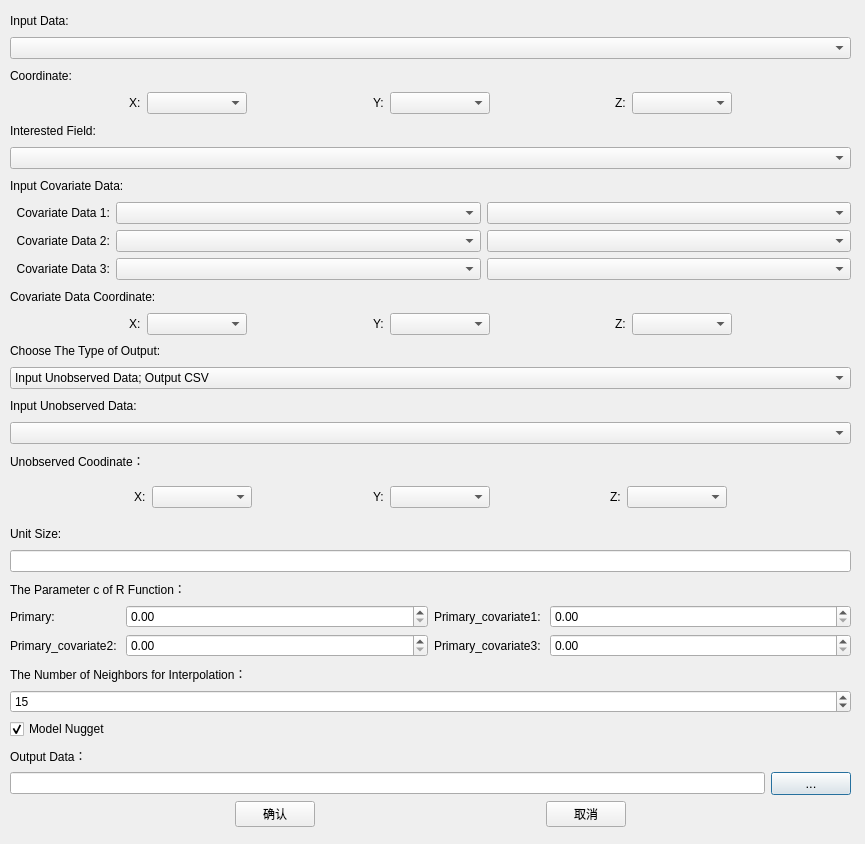
<?xml version="1.0" encoding="UTF-8"?>
<ui version="4.0">
 <class>CoYangCZServiceDialog</class>
 <widget class="QDialog" name="CoYangCZServiceDialog">
  <property name="geometry">
   <rect>
    <x>0</x>
    <y>0</y>
    <width>865</width>
    <height>844</height>
   </rect>
  </property>
  <property name="windowTitle">
   <string>CoYangCZ</string>
  </property>
  <widget class="QWidget" name="verticalLayoutWidget">
   <property name="geometry">
    <rect>
     <x>10</x>
     <y>10</y>
     <width>841</width>
     <height>817</height>
    </rect>
   </property>
   <layout class="QVBoxLayout" name="verticalLayout">
    <property name="sizeConstraint">
     <enum>QLayout::SetDefaultConstraint</enum>
    </property>
    <item>
     <widget class="QLabel" name="label">
      <property name="text">
       <string>Input Data:</string>
      </property>
     </widget>
    </item>
    <item>
     <widget class="QComboBox" name="cmbObPath"/>
    </item>
    <item>
     <widget class="QLabel" name="label_4">
      <property name="text">
       <string>Coordinate:</string>
      </property>
     </widget>
    </item>
    <item>
     <layout class="QHBoxLayout" name="horizontalLayout">
      <item>
       <spacer name="horizontalSpacer">
        <property name="orientation">
         <enum>Qt::Horizontal</enum>
        </property>
        <property name="sizeHint" stdset="0">
         <size>
          <width>10</width>
          <height>20</height>
         </size>
        </property>
       </spacer>
      </item>
      <item>
       <widget class="QLabel" name="label_5">
        <property name="text">
         <string>X:</string>
        </property>
       </widget>
      </item>
      <item>
       <widget class="QComboBox" name="cmb_x">
        <property name="minimumSize">
         <size>
          <width>100</width>
          <height>0</height>
         </size>
        </property>
        <property name="editable">
         <bool>false</bool>
        </property>
       </widget>
      </item>
      <item>
       <spacer name="horizontalSpacer_3">
        <property name="orientation">
         <enum>Qt::Horizontal</enum>
        </property>
        <property name="sizeHint" stdset="0">
         <size>
          <width>40</width>
          <height>20</height>
         </size>
        </property>
       </spacer>
      </item>
      <item>
       <widget class="QLabel" name="label_10">
        <property name="enabled">
         <bool>true</bool>
        </property>
        <property name="text">
         <string>Y:</string>
        </property>
       </widget>
      </item>
      <item>
       <widget class="QComboBox" name="cmb_y">
        <property name="minimumSize">
         <size>
          <width>100</width>
          <height>0</height>
         </size>
        </property>
        <property name="editable">
         <bool>false</bool>
        </property>
       </widget>
      </item>
      <item>
       <spacer name="horizontalSpacer_4">
        <property name="orientation">
         <enum>Qt::Horizontal</enum>
        </property>
        <property name="sizeHint" stdset="0">
         <size>
          <width>40</width>
          <height>20</height>
         </size>
        </property>
       </spacer>
      </item>
      <item>
       <widget class="QLabel" name="label_11">
        <property name="text">
         <string>Z:</string>
        </property>
       </widget>
      </item>
      <item>
       <widget class="QComboBox" name="cmb_z">
        <property name="minimumSize">
         <size>
          <width>100</width>
          <height>0</height>
         </size>
        </property>
        <property name="editable">
         <bool>false</bool>
        </property>
       </widget>
      </item>
      <item>
       <spacer name="horizontalSpacer_2">
        <property name="orientation">
         <enum>Qt::Horizontal</enum>
        </property>
        <property name="sizeHint" stdset="0">
         <size>
          <width>40</width>
          <height>20</height>
         </size>
        </property>
       </spacer>
      </item>
     </layout>
    </item>
    <item>
     <widget class="QLabel" name="label_12">
      <property name="text">
       <string>Interested Field:</string>
      </property>
     </widget>
    </item>
    <item>
     <widget class="QComboBox" name="cmbObVal">
      <property name="enabled">
       <bool>true</bool>
      </property>
     </widget>
    </item>
    <item>
     <widget class="QLabel" name="label_17">
      <property name="text">
       <string>Input Covariate Data:</string>
      </property>
     </widget>
    </item>
    <item>
     <layout class="QGridLayout" name="gridLayout">
      <item row="1" column="2">
       <widget class="QComboBox" name="cmb_f1">
        <property name="sizePolicy">
         <sizepolicy hsizetype="MinimumExpanding" vsizetype="Fixed">
          <horstretch>0</horstretch>
          <verstretch>0</verstretch>
         </sizepolicy>
        </property>
       </widget>
      </item>
      <item row="2" column="2">
       <widget class="QComboBox" name="cmb_f2"/>
      </item>
      <item row="1" column="0">
       <widget class="QLabel" name="label_2">
        <property name="text">
         <string>  Covariate Data 1:</string>
        </property>
       </widget>
      </item>
      <item row="3" column="1">
       <widget class="QComboBox" name="cmb_l3"/>
      </item>
      <item row="3" column="2">
       <widget class="QComboBox" name="cmb_f3"/>
      </item>
      <item row="2" column="0">
       <widget class="QLabel" name="label_7">
        <property name="text">
         <string>  Covariate Data 2:</string>
        </property>
       </widget>
      </item>
      <item row="1" column="1">
       <widget class="QComboBox" name="cmb_l1">
        <property name="sizePolicy">
         <sizepolicy hsizetype="MinimumExpanding" vsizetype="Fixed">
          <horstretch>0</horstretch>
          <verstretch>0</verstretch>
         </sizepolicy>
        </property>
       </widget>
      </item>
      <item row="2" column="1">
       <widget class="QComboBox" name="cmb_l2"/>
      </item>
      <item row="3" column="0">
       <widget class="QLabel" name="label_16">
        <property name="text">
         <string>  Covariate Data 3:</string>
        </property>
       </widget>
      </item>
     </layout>
    </item>
    <item>
     <widget class="QLabel" name="label_21">
      <property name="text">
       <string>Covariate Data Coordinate:</string>
      </property>
     </widget>
    </item>
    <item>
     <layout class="QHBoxLayout" name="horizontalLayout_2">
      <item>
       <spacer name="horizontalSpacer_12">
        <property name="orientation">
         <enum>Qt::Horizontal</enum>
        </property>
        <property name="sizeHint" stdset="0">
         <size>
          <width>10</width>
          <height>20</height>
         </size>
        </property>
       </spacer>
      </item>
      <item>
       <widget class="QLabel" name="label_18">
        <property name="text">
         <string>X:</string>
        </property>
       </widget>
      </item>
      <item>
       <widget class="QComboBox" name="cmb_x_co">
        <property name="minimumSize">
         <size>
          <width>100</width>
          <height>0</height>
         </size>
        </property>
        <property name="editable">
         <bool>false</bool>
        </property>
       </widget>
      </item>
      <item>
       <spacer name="horizontalSpacer_13">
        <property name="orientation">
         <enum>Qt::Horizontal</enum>
        </property>
        <property name="sizeHint" stdset="0">
         <size>
          <width>40</width>
          <height>20</height>
         </size>
        </property>
       </spacer>
      </item>
      <item>
       <widget class="QLabel" name="label_19">
        <property name="enabled">
         <bool>true</bool>
        </property>
        <property name="text">
         <string>Y:</string>
        </property>
       </widget>
      </item>
      <item>
       <widget class="QComboBox" name="cmb_y_co">
        <property name="minimumSize">
         <size>
          <width>100</width>
          <height>0</height>
         </size>
        </property>
        <property name="editable">
         <bool>false</bool>
        </property>
       </widget>
      </item>
      <item>
       <spacer name="horizontalSpacer_14">
        <property name="orientation">
         <enum>Qt::Horizontal</enum>
        </property>
        <property name="sizeHint" stdset="0">
         <size>
          <width>40</width>
          <height>20</height>
         </size>
        </property>
       </spacer>
      </item>
      <item>
       <widget class="QLabel" name="label_20">
        <property name="text">
         <string>Z:</string>
        </property>
       </widget>
      </item>
      <item>
       <widget class="QComboBox" name="cmb_z_co">
        <property name="minimumSize">
         <size>
          <width>100</width>
          <height>0</height>
         </size>
        </property>
        <property name="editable">
         <bool>false</bool>
        </property>
       </widget>
      </item>
      <item>
       <spacer name="horizontalSpacer_15">
        <property name="orientation">
         <enum>Qt::Horizontal</enum>
        </property>
        <property name="sizeHint" stdset="0">
         <size>
          <width>40</width>
          <height>20</height>
         </size>
        </property>
       </spacer>
      </item>
     </layout>
    </item>
    <item>
     <widget class="QLabel" name="label_3">
      <property name="text">
       <string>Choose The Type of Output:</string>
      </property>
     </widget>
    </item>
    <item>
     <widget class="QComboBox" name="cmb_choose">
      <item>
       <property name="text">
        <string>Input Unobserved Data; Output CSV</string>
       </property>
      </item>
      <item>
       <property name="text">
        <string>No Unobserved Data; 1dimension Output CSV, 2dimension Output Raster(.tif)</string>
       </property>
      </item>
     </widget>
    </item>
    <item>
     <widget class="QLabel" name="label_unknow">
      <property name="text">
       <string>Input Unobserved Data:</string>
      </property>
     </widget>
    </item>
    <item>
     <widget class="QComboBox" name="cmb_unknow"/>
    </item>
    <item>
     <widget class="QLabel" name="label_unknow_c">
      <property name="text">
       <string>Unobserved Coodinate：</string>
      </property>
     </widget>
    </item>
    <item>
     <widget class="QWidget" name="xyz_widget" native="true">
      <layout class="QHBoxLayout" name="qbl_unknow_c">
       <item>
        <spacer name="horizontalSpacer_5">
         <property name="orientation">
          <enum>Qt::Horizontal</enum>
         </property>
         <property name="sizeHint" stdset="0">
          <size>
           <width>10</width>
           <height>20</height>
          </size>
         </property>
        </spacer>
       </item>
       <item>
        <widget class="QLabel" name="label_13">
         <property name="text">
          <string>X:</string>
         </property>
        </widget>
       </item>
       <item>
        <widget class="QComboBox" name="cmb_x_u">
         <property name="minimumSize">
          <size>
           <width>100</width>
           <height>0</height>
          </size>
         </property>
        </widget>
       </item>
       <item>
        <spacer name="horizontalSpacer_6">
         <property name="orientation">
          <enum>Qt::Horizontal</enum>
         </property>
         <property name="sizeHint" stdset="0">
          <size>
           <width>40</width>
           <height>20</height>
          </size>
         </property>
        </spacer>
       </item>
       <item>
        <widget class="QLabel" name="label_14">
         <property name="enabled">
          <bool>true</bool>
         </property>
         <property name="text">
          <string>Y:</string>
         </property>
        </widget>
       </item>
       <item>
        <widget class="QComboBox" name="cmb_y_u">
         <property name="minimumSize">
          <size>
           <width>100</width>
           <height>0</height>
          </size>
         </property>
        </widget>
       </item>
       <item>
        <spacer name="horizontalSpacer_7">
         <property name="orientation">
          <enum>Qt::Horizontal</enum>
         </property>
         <property name="sizeHint" stdset="0">
          <size>
           <width>40</width>
           <height>20</height>
          </size>
         </property>
        </spacer>
       </item>
       <item>
        <widget class="QLabel" name="label_15">
         <property name="text">
          <string>Z:</string>
         </property>
        </widget>
       </item>
       <item>
        <widget class="QComboBox" name="cmb_z_u">
         <property name="sizePolicy">
          <sizepolicy hsizetype="Preferred" vsizetype="Fixed">
           <horstretch>0</horstretch>
           <verstretch>0</verstretch>
          </sizepolicy>
         </property>
         <property name="minimumSize">
          <size>
           <width>100</width>
           <height>0</height>
          </size>
         </property>
        </widget>
       </item>
       <item>
        <spacer name="horizontalSpacer_8">
         <property name="orientation">
          <enum>Qt::Horizontal</enum>
         </property>
         <property name="sizeHint" stdset="0">
          <size>
           <width>40</width>
           <height>20</height>
          </size>
         </property>
        </spacer>
       </item>
      </layout>
     </widget>
    </item>
    <item>
     <widget class="QLabel" name="label_grid">
      <property name="text">
       <string>Unit Size:</string>
      </property>
     </widget>
    </item>
    <item>
     <widget class="QLineEdit" name="line_size"/>
    </item>
    <item>
     <widget class="QLabel" name="label_9">
      <property name="text">
       <string>The Parameter c of R Function：</string>
      </property>
     </widget>
    </item>
    <item>
     <layout class="QGridLayout" name="gridLayout_2">
      <item row="0" column="0">
       <widget class="QLabel" name="label_c1">
        <property name="text">
         <string>Primary: </string>
        </property>
       </widget>
      </item>
      <item row="0" column="1">
       <widget class="QDoubleSpinBox" name="dsb_c1">
        <property name="sizePolicy">
         <sizepolicy hsizetype="MinimumExpanding" vsizetype="Fixed">
          <horstretch>0</horstretch>
          <verstretch>0</verstretch>
         </sizepolicy>
        </property>
       </widget>
      </item>
      <item row="0" column="2">
       <widget class="QLabel" name="label_c2">
        <property name="text">
         <string>Primary_covariate1: </string>
        </property>
       </widget>
      </item>
      <item row="1" column="0">
       <widget class="QLabel" name="label_c3">
        <property name="text">
         <string>Primary_covariate2: </string>
        </property>
       </widget>
      </item>
      <item row="1" column="1">
       <widget class="QDoubleSpinBox" name="dsb_c3">
        <property name="sizePolicy">
         <sizepolicy hsizetype="Ignored" vsizetype="Fixed">
          <horstretch>0</horstretch>
          <verstretch>0</verstretch>
         </sizepolicy>
        </property>
       </widget>
      </item>
      <item row="0" column="3">
       <widget class="QDoubleSpinBox" name="dsb_c2">
        <property name="sizePolicy">
         <sizepolicy hsizetype="MinimumExpanding" vsizetype="Fixed">
          <horstretch>0</horstretch>
          <verstretch>0</verstretch>
         </sizepolicy>
        </property>
       </widget>
      </item>
      <item row="1" column="3">
       <widget class="QDoubleSpinBox" name="dsb_c4">
        <property name="sizePolicy">
         <sizepolicy hsizetype="MinimumExpanding" vsizetype="Fixed">
          <horstretch>0</horstretch>
          <verstretch>0</verstretch>
         </sizepolicy>
        </property>
       </widget>
      </item>
      <item row="1" column="2">
       <widget class="QLabel" name="label_c4">
        <property name="text">
         <string>Primary_covariate3: </string>
        </property>
       </widget>
      </item>
     </layout>
    </item>
    <item>
     <widget class="QLabel" name="label_8">
      <property name="text">
       <string>The Number of Neighbors for Interpolation：</string>
      </property>
     </widget>
    </item>
    <item>
     <widget class="QSpinBox" name="sb_k_num">
      <property name="minimum">
       <number>1</number>
      </property>
      <property name="maximum">
       <number>9999</number>
      </property>
      <property name="value">
       <number>15</number>
      </property>
     </widget>
    </item>
    <item>
     <widget class="QCheckBox" name="cb_error">
      <property name="text">
       <string>Model Nugget</string>
      </property>
      <property name="checked">
       <bool>true</bool>
      </property>
      <property name="tristate">
       <bool>false</bool>
      </property>
     </widget>
    </item>
    <item>
     <widget class="QLabel" name="label_6">
      <property name="text">
       <string>Output Data：</string>
      </property>
     </widget>
    </item>
    <item>
     <layout class="QHBoxLayout" name="horizontalLayout_3">
      <item>
       <widget class="QLineEdit" name="lineOutputPath"/>
      </item>
      <item>
       <widget class="QPushButton" name="btnBrowseOutput">
        <property name="font">
         <font>
          <pointsize>10</pointsize>
          <weight>50</weight>
          <bold>false</bold>
         </font>
        </property>
        <property name="text">
         <string>...</string>
        </property>
       </widget>
      </item>
     </layout>
    </item>
    <item>
     <layout class="QHBoxLayout" name="horizontalLayout_4">
      <item>
       <spacer name="horizontalSpacer_10">
        <property name="orientation">
         <enum>Qt::Horizontal</enum>
        </property>
        <property name="sizeHint" stdset="0">
         <size>
          <width>40</width>
          <height>20</height>
         </size>
        </property>
       </spacer>
      </item>
      <item>
       <widget class="QPushButton" name="btnComfirm">
        <property name="text">
         <string>确认</string>
        </property>
       </widget>
      </item>
      <item>
       <spacer name="horizontalSpacer_9">
        <property name="orientation">
         <enum>Qt::Horizontal</enum>
        </property>
        <property name="sizeHint" stdset="0">
         <size>
          <width>40</width>
          <height>20</height>
         </size>
        </property>
       </spacer>
      </item>
      <item>
       <widget class="QPushButton" name="btnCancel">
        <property name="text">
         <string>取消</string>
        </property>
       </widget>
      </item>
      <item>
       <spacer name="horizontalSpacer_11">
        <property name="orientation">
         <enum>Qt::Horizontal</enum>
        </property>
        <property name="sizeHint" stdset="0">
         <size>
          <width>40</width>
          <height>20</height>
         </size>
        </property>
       </spacer>
      </item>
     </layout>
    </item>
   </layout>
  </widget>
 </widget>
 <resources/>
 <connections/>
</ui>
